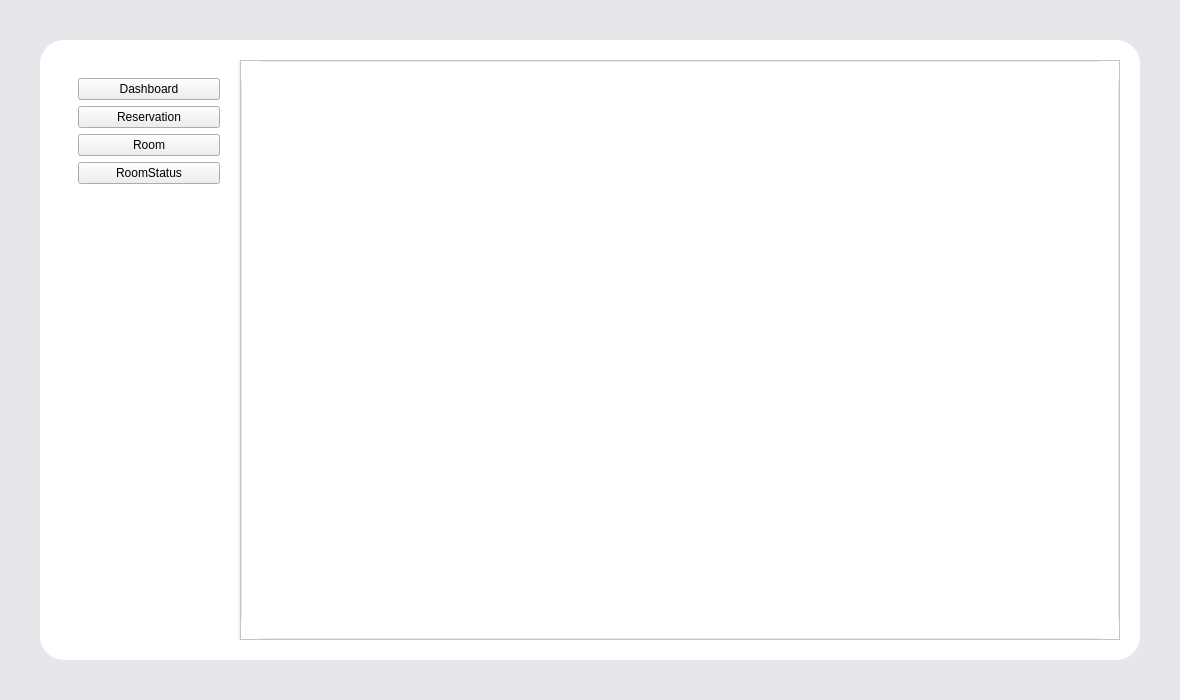
<?xml version="1.0" encoding="UTF-8"?>
<ui version="4.0">
 <class>MainWindow</class>
 <widget class="QMainWindow" name="MainWindow">
  <property name="geometry">
   <rect>
    <x>0</x>
    <y>0</y>
    <width>1180</width>
    <height>700</height>
   </rect>
  </property>
  <property name="minimumSize">
   <size>
    <width>0</width>
    <height>0</height>
   </size>
  </property>
  <property name="maximumSize">
   <size>
    <width>16777215</width>
    <height>16777215</height>
   </size>
  </property>
  <property name="windowTitle">
   <string>MainWindow</string>
  </property>
  <property name="styleSheet">
   <string notr="true">/* ================= 1. CẤU TRÚC NỀN (Đã fix lỗi góc bo) ================= */
QWidget#centralwidget {
    background-color: #E5E7EB; /* Xám bọc ngoài */
}

QFrame#mainAppContainer {
    background-color: #FFFFFF;
    border-radius: 24px;
}

/* Kẻ viền mờ và ép góc bo tròn cho mép trái của Menu để không lòi góc nhọn */
QFrame#sidebarFrame {
    border-right: 2px solid #F1F5F9;
    border-top-left-radius: 24px;
    border-bottom-left-radius: 24px;
}

QFrame#headerFrame {
    border-bottom: 2px solid #F1F5F9;
}

/* Đảm bảo phần ruột trong suốt để ăn theo nền trắng của mainAppContainer */
QFrame#mainContentFrame, QStackedWidget {
        background-color: #FFFFFF;
    border-radius: 24px;
         border: 1px solid #E5E7EB;
}

QPushButton[sidebarBtn=&quot;true&quot;] {
    background-color: transparent;
    color: #A3AED0; /* Màu chữ xám khi Inactive */
    border: none;
    text-align: left;
    padding-left: 20px;
    font-size: 14px;
    font-weight: 600;
    min-height: 45px;
    border-radius: 10px;
}

/* Hiệu ứng khi rê chuột vào */
QPushButton[sidebarBtn=&quot;true&quot;]:hover {
    background-color: #F4F7FE;
    color: #005BFE;
}

/* Style khi nút được kích hoạt (Active) */
QPushButton[sidebarBtn=&quot;true&quot;][active=&quot;true&quot;] {
    background-color: #005BFE; /* Màu xanh chủ đạo */
    color: #FFFFFF; /* Chữ trắng */
}


/* ================= 3. HEADER BÊN PHẢI (Tiêu đề) ================= */
/* Chữ Hello Jack */
QLabel#lblWelcome {
    color: #2B3674;
    font-size: 26px;
    font-weight: 900; /* In đậm cực mạnh */
    padding-left: 25px; /* Thụt lề cho bằng với thẻ phòng ở dưới */
    padding-top: 15px;
}

/* Chữ Ngày tháng */
QLabel#lblDate {
    color: #A3AED0;
    font-size: 14px;
    font-weight: bold;
    padding-left: 0px;
    padding-bottom: 0px;
}

/* ================= 4. STYLE CHO HỘP THOẠI THÔNG BÁO (QMessageBox) ================= */
QMessageBox {
    background-color: #FFFFFF;
}

QMessageBox QLabel {
    color: #2B3674;
    font-size: 13px;
    font-weight: 500;
}

QMessageBox QPushButton {
    background-color: #005BFE;
    color: #FFFFFF;
    font-weight: 700;
    border-radius: 8px;
    padding: 6px 18px;
    font-size: 12px;
    border: none;
    min-width: 80px;
}

QMessageBox QPushButton:hover {
    background-color: #2B7BFF;
}</string>
  </property>
  <widget class="QWidget" name="centralwidget">
   <layout class="QGridLayout" name="gridLayout">
    <property name="leftMargin">
     <number>40</number>
    </property>
    <property name="topMargin">
     <number>40</number>
    </property>
    <property name="rightMargin">
     <number>40</number>
    </property>
    <property name="bottomMargin">
     <number>40</number>
    </property>
    <item row="0" column="0">
     <widget class="QFrame" name="mainAppContainer">
      <property name="frameShape">
       <enum>QFrame::Shape::StyledPanel</enum>
      </property>
      <property name="frameShadow">
       <enum>QFrame::Shadow::Raised</enum>
      </property>
      <layout class="QHBoxLayout" name="horizontalLayout">
       <property name="spacing">
        <number>0</number>
       </property>
       <property name="leftMargin">
        <number>20</number>
       </property>
       <property name="topMargin">
        <number>20</number>
       </property>
       <property name="rightMargin">
        <number>20</number>
       </property>
       <property name="bottomMargin">
        <number>20</number>
       </property>
       <item>
        <widget class="QFrame" name="sidebarFrame">
         <property name="minimumSize">
          <size>
           <width>180</width>
           <height>0</height>
          </size>
         </property>
         <property name="maximumSize">
          <size>
           <width>180</width>
           <height>16777215</height>
          </size>
         </property>
         <property name="frameShape">
          <enum>QFrame::Shape::StyledPanel</enum>
         </property>
         <property name="frameShadow">
          <enum>QFrame::Shadow::Raised</enum>
         </property>
         <layout class="QVBoxLayout" name="verticalLayout_2">
          <item>
           <widget class="QWidget" name="widget" native="true">
            <layout class="QVBoxLayout" name="verticalLayout_4">
             <item>
              <widget class="QPushButton" name="btnDashboard">
               <property name="text">
                <string>Dashboard</string>
               </property>
               <property name="sidebarBtn" stdset="0">
                <bool>true</bool>
               </property>
              </widget>
             </item>
             <item>
              <widget class="QPushButton" name="btnReservation">
               <property name="text">
                <string>Reservation</string>
               </property>
               <property name="sidebarBtn" stdset="0">
                <bool>true</bool>
               </property>
              </widget>
             </item>
             <item>
              <widget class="QPushButton" name="btnRoom">
               <property name="text">
                <string>Room</string>
               </property>
               <property name="sidebarBtn" stdset="0">
                <bool>true</bool>
               </property>
              </widget>
             </item>
             <item>
              <widget class="QPushButton" name="btnRoomStatus">
               <property name="text">
                <string>RoomStatus</string>
               </property>
               <property name="sidebarBtn" stdset="0">
                <bool>true</bool>
               </property>
              </widget>
             </item>
             <item>
              <spacer name="verticalSpacer">
               <property name="orientation">
                <enum>Qt::Orientation::Vertical</enum>
               </property>
               <property name="sizeHint" stdset="0">
                <size>
                 <width>20</width>
                 <height>40</height>
                </size>
               </property>
              </spacer>
             </item>
            </layout>
           </widget>
          </item>
         </layout>
        </widget>
       </item>
       <item>
        <widget class="QWidget" name="rightContainer" native="true">
         <property name="styleSheet">
          <string notr="true">background-color: #FFFFFF;</string>
         </property>
         <layout class="QVBoxLayout" name="verticalLayout">
          <property name="spacing">
           <number>0</number>
          </property>
          <property name="leftMargin">
           <number>0</number>
          </property>
          <property name="topMargin">
           <number>0</number>
          </property>
          <property name="rightMargin">
           <number>0</number>
          </property>
          <property name="bottomMargin">
           <number>0</number>
          </property>
          <item>
           <widget class="QFrame" name="mainContainFrame">
            <property name="frameShape">
             <enum>QFrame::Shape::StyledPanel</enum>
            </property>
            <property name="frameShadow">
             <enum>QFrame::Shadow::Raised</enum>
            </property>
            <layout class="QVBoxLayout" name="verticalLayout_3">
                 <property name="spacing">
                  <number>0</number>
                 </property>
                 <property name="leftMargin">
                  <number>0</number>
                 </property>
                 <property name="topMargin">
                  <number>0</number>
                 </property>
                 <property name="rightMargin">
                  <number>0</number>
                 </property>
                 <property name="bottomMargin">
                  <number>0</number>
                 </property>
             <item>
              <widget class="QStackedWidget" name="stackedWidget">
               <property name="styleSheet">
                <string notr="true">background-color: #FFFFFF;</string>
               </property>
               <widget class="QWidget" name="page"/>
               <widget class="QWidget" name="page_2"/>
              </widget>
             </item>
            </layout>
           </widget>
          </item>
         </layout>
        </widget>
       </item>
      </layout>
     </widget>
    </item>
   </layout>
  </widget>
 </widget>
 <resources/>
 <connections/>
</ui>
